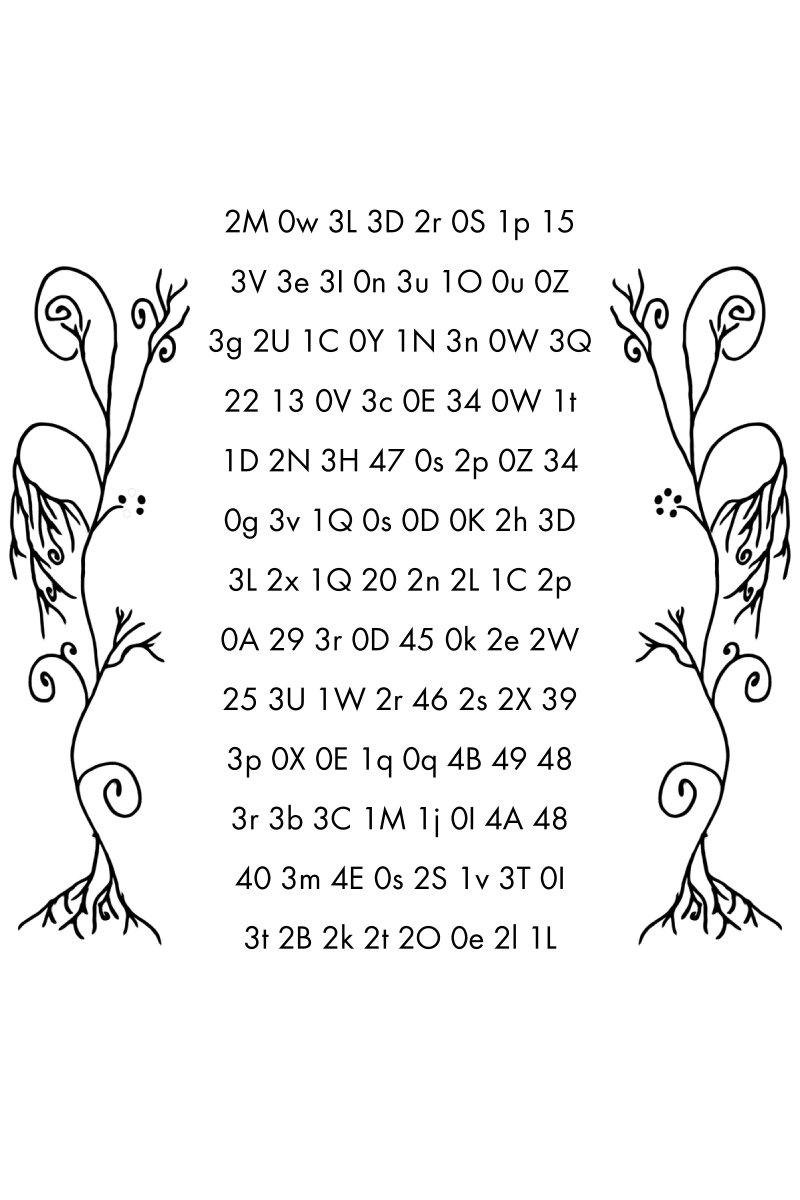
#> input picture 01-first/50.jpg, 2400 x 3600 px, given in place of 09.jpg, which was not available (shown at 1/3 size)
$ python lp1_lp2_cicada_mobius_sft.py
#> lines starting #> are read from the running program, lines starting #| are printed output that depends on the picture; after the words box and inside, x2 and y2 are one past the last pixel; in counts of white or black regions, pixels touching at a corner belong together
#!/usr/bin/env python3
"""Fixed-crop SFT for the repeated LP1/LP2 cicada artwork.

Uses original JPEG coordinates, grayscale thresholding and 8-connected
component filtering only. No OCR, resizing, language scoring, or cipher fitting.
"""
from __future__ import annotations
import argparse
from pathlib import Path
import numpy as np
from PIL import Image

CROPS = {
    9:  (842, 1940, 1516, 2176),
    13: (860, 1084, 1534, 1320),
    16: (866, 1460, 1540, 1696),
    19: (885, 2647, 1559, 2883),  # LP2 page 2
}
P15_CROPS = {
    "left":  (918, 1958, 1154, 2632),
    "right": (1246, 1958, 1482, 2632),
}


def component_mask(binary: np.ndarray, min_area: int = 500):
    h, w = binary.shape
    seen = np.zeros((h, w), dtype=np.bool_)
    kept = np.zeros((h, w), dtype=np.uint8)
    areas = []
    ys, xs = np.nonzero(binary)
    for y0, x0 in zip(ys.tolist(), xs.tolist()):
        if seen[y0, x0]:
            continue
        stack = [(y0, x0)]
        seen[y0, x0] = True
        comp = []
        while stack:
            y, x = stack.pop()
            comp.append((y, x))
            for dy in (-1, 0, 1):
                ny = y + dy
                if not 0 <= ny < h:
                    continue
                for dx in (-1, 0, 1):
                    if dx == 0 and dy == 0:
                        continue
                    nx = x + dx
                    if 0 <= nx < w and not seen[ny, nx] and binary[ny, nx]:
                        seen[ny, nx] = True
                        stack.append((ny, nx))
        if len(comp) >= min_area:
            areas.append(len(comp))
            cy, cx = zip(*comp)
            kept[np.asarray(cy), np.asarray(cx)] = 1
    return kept, sorted(areas, reverse=True)


def load(image_dir: Path, page: int, box):
    path = image_dir / f"{page:02d}.jpg"
    image = Image.open(path).convert("L")
    assert image.size == (2400, 3600), (path, image.size)
    crop = np.asarray(image.crop(box), dtype=np.uint8)
    return component_mask(crop < 140)


def metrics(a, b):
    xor = int(np.logical_xor(a, b).sum())
    inter = int(np.logical_and(a, b).sum())
    union = int(np.logical_or(a, b).sum())
    return {
        "xor_pixels": xor,
        "foreground_a": int(a.sum()),
        "foreground_b": int(b.sum()),
        "pixel_agreement": float(np.mean(a == b)),
        "iou": float(inter / union) if union else 1.0,
    }


def mobius(n: int) -> int:
    if n == 1:
        return 1
    sign, p = 1, 2
    while p * p <= n:
        if n % p == 0:
            n //= p
            sign = -sign
            if n % p == 0:
                return 0
            while n % p == 0:
                n //= p
        p += 1
    return -sign if n > 1 else sign


def omega(n: int) -> int:
    count, p = 0, 2
    while p * p <= n:
        if n % p == 0:
            count += 1
            while n % p == 0:
                n //= p
        p += 1
    return count + (1 if n > 1 else 0)


def main():
    parser = argparse.ArgumentParser()
    parser.add_argument("--image-dir", type=Path, default=Path("resources/liber-primus"))
    args = parser.parse_args()

    masks, areas = {}, {}
    for page, box in CROPS.items():
        masks[page], areas[page] = load(args.image_dir, page, box)
#> in load, image is the input picture: PIL image 2400x3600 L; min 0, max 255, mean 241.8
#> in load, `crop = np.asarray(image.crop(box), dtype=np.uint8)`:
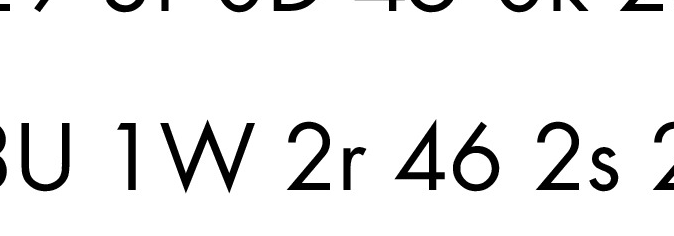
#> crop: shape (236, 674); min 0, max 255, mean 236.4
#> in component_mask, `ys, xs = np.nonzero(binary)`: ys = 11820 values from 0 to 192; xs = 11820 values, max 673 at index 2227, min 0 at index 600, mean 339.3
#> in component_mask, `ys, xs = np.nonzero(binary)`:
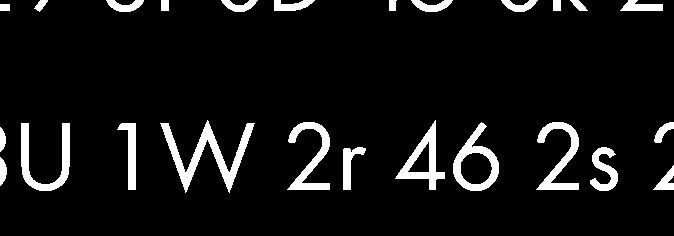
#> binary: shape (236, 674) bool; 7.4% white; 25 white regions, largest, box (x1, y1, x2, y2) and area: (160, 120, 255, 193) 1835, (21, 123, 70, 191) 1183, (453, 122, 499, 191) 1114
#> the loop in component_mask, `for y0, x0 in zip(ys.tolist(), xs.tolist()):` made 11820 passes
#> x0 on passes 2 to 4: 41, 42, 43
#> after the loop in component_mask, `for y0, x0 in zip(ys.tolist(), xs.tolist()):`:
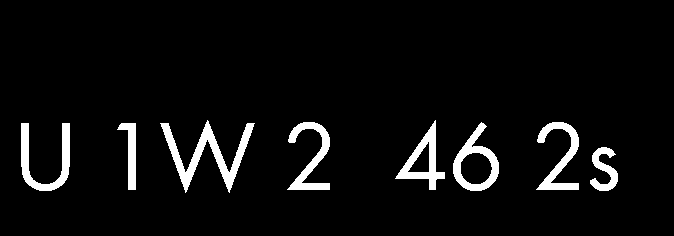
#> kept: shape (236, 674); values 0 (black) and 1 (white), 5.3% white; 8 white regions, largest, box (x1, y1, x2, y2) and area: (160, 120, 255, 193) 1835, (21, 123, 70, 191) 1183, (453, 122, 499, 191) 1114
#> after the loop in component_mask, `for y0, x0 in zip(ys.tolist(), xs.tolist()):`: areas = [1835, 1057, 1057, 1114, 1057, 1183, 600, 598]
        assert masks[page].shape == (236, 674), (page, masks[page].shape)
#> (the run stopped early here; a loop or call above may not have finished)
